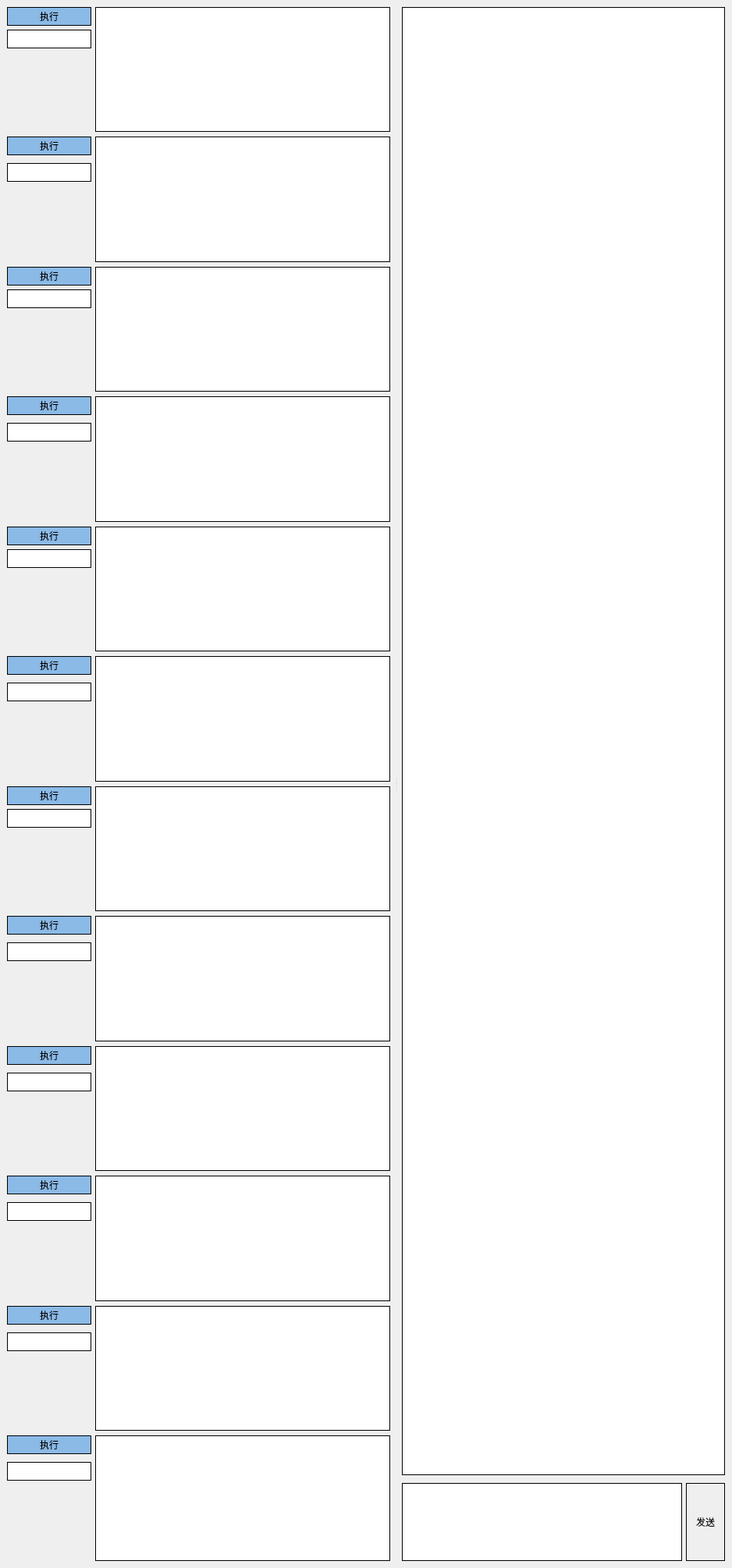
<?xml version="1.0" encoding="UTF-8"?>
<ui version="4.0">
 <class>MainWindow</class>
 <widget class="QMainWindow" name="MainWindow">
  <property name="geometry">
   <rect>
    <x>0</x>
    <y>0</y>
    <width>938</width>
    <height>2010</height>
   </rect>
  </property>
  <property name="sizePolicy">
   <sizepolicy hsizetype="Fixed" vsizetype="Fixed">
    <horstretch>0</horstretch>
    <verstretch>0</verstretch>
   </sizepolicy>
  </property>
  <property name="sizeIncrement">
   <size>
    <width>5</width>
    <height>0</height>
   </size>
  </property>
  <property name="windowTitle">
   <string/>
  </property>
  <widget class="QWidget" name="centralwidget">
   <layout class="QVBoxLayout" name="verticalLayout_10">
    <item>
     <widget class="QSplitter" name="splitter">
      <property name="orientation">
       <enum>Qt::Horizontal</enum>
      </property>
      <property name="handleWidth">
       <number>15</number>
      </property>
      <widget class="QWidget" name="v_layout" native="true">
       <property name="sizePolicy">
        <sizepolicy hsizetype="Preferred" vsizetype="Preferred">
         <horstretch>0</horstretch>
         <verstretch>0</verstretch>
        </sizepolicy>
       </property>
       <property name="maximumSize">
        <size>
         <width>500</width>
         <height>16777215</height>
        </size>
       </property>
       <layout class="QVBoxLayout" name="verticalLayout_28">
        <item>
         <widget class="QWidget" name="horizontalWidget" native="true">
          <layout class="QHBoxLayout" name="horizontalLayout">
           <property name="spacing">
            <number>5</number>
           </property>
           <property name="leftMargin">
            <number>0</number>
           </property>
           <property name="topMargin">
            <number>0</number>
           </property>
           <property name="rightMargin">
            <number>0</number>
           </property>
           <property name="bottomMargin">
            <number>0</number>
           </property>
           <item>
            <widget class="QWidget" name="verticalWidget" native="true">
             <property name="sizePolicy">
              <sizepolicy hsizetype="Fixed" vsizetype="Preferred">
               <horstretch>0</horstretch>
               <verstretch>0</verstretch>
              </sizepolicy>
             </property>
             <property name="minimumSize">
              <size>
               <width>50</width>
               <height>0</height>
              </size>
             </property>
             <layout class="QVBoxLayout" name="verticalLayout">
              <property name="spacing">
               <number>5</number>
              </property>
              <property name="leftMargin">
               <number>0</number>
              </property>
              <property name="topMargin">
               <number>0</number>
              </property>
              <property name="rightMargin">
               <number>0</number>
              </property>
              <property name="bottomMargin">
               <number>0</number>
              </property>
              <item>
               <widget class="QPushButton" name="pushButton">
                <property name="minimumSize">
                 <size>
                  <width>0</width>
                  <height>24</height>
                 </size>
                </property>
                <property name="styleSheet">
                 <string notr="true">border:1px solid black;
background-color: rgb(139, 186, 231);</string>
                </property>
                <property name="text">
                 <string>执行</string>
                </property>
               </widget>
              </item>
              <item>
               <widget class="QLineEdit" name="lineEdit">
                <property name="minimumSize">
                 <size>
                  <width>0</width>
                  <height>24</height>
                 </size>
                </property>
                <property name="styleSheet">
                 <string notr="true">border:1px solid black</string>
                </property>
                <property name="alignment">
                 <set>Qt::AlignCenter</set>
                </property>
               </widget>
              </item>
              <item>
               <spacer name="verticalSpacer">
                <property name="orientation">
                 <enum>Qt::Vertical</enum>
                </property>
                <property name="sizeHint" stdset="0">
                 <size>
                  <width>20</width>
                  <height>40</height>
                 </size>
                </property>
               </spacer>
              </item>
             </layout>
            </widget>
           </item>
           <item>
            <widget class="QPlainTextEdit" name="plainTextEdit">
             <property name="styleSheet">
              <string notr="true">border:1px solid black</string>
             </property>
            </widget>
           </item>
          </layout>
         </widget>
        </item>
        <item>
         <widget class="QWidget" name="horizontalWidget_2" native="true">
          <layout class="QHBoxLayout" name="horizontalLayout_2">
           <property name="spacing">
            <number>5</number>
           </property>
           <property name="leftMargin">
            <number>0</number>
           </property>
           <property name="topMargin">
            <number>0</number>
           </property>
           <property name="rightMargin">
            <number>0</number>
           </property>
           <property name="bottomMargin">
            <number>0</number>
           </property>
           <item>
            <widget class="QWidget" name="verticalWidget_2" native="true">
             <property name="sizePolicy">
              <sizepolicy hsizetype="Fixed" vsizetype="Preferred">
               <horstretch>0</horstretch>
               <verstretch>0</verstretch>
              </sizepolicy>
             </property>
             <property name="minimumSize">
              <size>
               <width>50</width>
               <height>0</height>
              </size>
             </property>
             <layout class="QVBoxLayout" name="verticalLayout_2">
              <property name="spacing">
               <number>10</number>
              </property>
              <property name="leftMargin">
               <number>0</number>
              </property>
              <property name="topMargin">
               <number>0</number>
              </property>
              <property name="rightMargin">
               <number>0</number>
              </property>
              <property name="bottomMargin">
               <number>0</number>
              </property>
              <item>
               <widget class="QPushButton" name="pushButton_2">
                <property name="minimumSize">
                 <size>
                  <width>0</width>
                  <height>24</height>
                 </size>
                </property>
                <property name="styleSheet">
                 <string notr="true">border:1px solid black;
background-color: rgb(139, 186, 231);</string>
                </property>
                <property name="text">
                 <string>执行</string>
                </property>
               </widget>
              </item>
              <item>
               <widget class="QLineEdit" name="lineEdit_2">
                <property name="minimumSize">
                 <size>
                  <width>0</width>
                  <height>24</height>
                 </size>
                </property>
                <property name="styleSheet">
                 <string notr="true">border:1px solid black</string>
                </property>
                <property name="alignment">
                 <set>Qt::AlignCenter</set>
                </property>
               </widget>
              </item>
              <item>
               <spacer name="verticalSpacer_2">
                <property name="orientation">
                 <enum>Qt::Vertical</enum>
                </property>
                <property name="sizeHint" stdset="0">
                 <size>
                  <width>20</width>
                  <height>40</height>
                 </size>
                </property>
               </spacer>
              </item>
             </layout>
            </widget>
           </item>
           <item>
            <widget class="QPlainTextEdit" name="plainTextEdit_2">
             <property name="styleSheet">
              <string notr="true">border:1px solid black</string>
             </property>
            </widget>
           </item>
          </layout>
         </widget>
        </item>
        <item>
         <widget class="QWidget" name="horizontalWidget_19" native="true">
          <layout class="QHBoxLayout" name="horizontalLayout_23">
           <property name="spacing">
            <number>5</number>
           </property>
           <property name="leftMargin">
            <number>0</number>
           </property>
           <property name="topMargin">
            <number>0</number>
           </property>
           <property name="rightMargin">
            <number>0</number>
           </property>
           <property name="bottomMargin">
            <number>0</number>
           </property>
           <item>
            <widget class="QWidget" name="verticalWidget_21" native="true">
             <property name="sizePolicy">
              <sizepolicy hsizetype="Fixed" vsizetype="Preferred">
               <horstretch>0</horstretch>
               <verstretch>0</verstretch>
              </sizepolicy>
             </property>
             <property name="minimumSize">
              <size>
               <width>50</width>
               <height>0</height>
              </size>
             </property>
             <layout class="QVBoxLayout" name="verticalLayout_24">
              <property name="spacing">
               <number>5</number>
              </property>
              <property name="leftMargin">
               <number>0</number>
              </property>
              <property name="topMargin">
               <number>0</number>
              </property>
              <property name="rightMargin">
               <number>0</number>
              </property>
              <property name="bottomMargin">
               <number>0</number>
              </property>
              <item>
               <widget class="QPushButton" name="pushButton_23">
                <property name="minimumSize">
                 <size>
                  <width>0</width>
                  <height>24</height>
                 </size>
                </property>
                <property name="styleSheet">
                 <string notr="true">border:1px solid black;
background-color: rgb(139, 186, 231);</string>
                </property>
                <property name="text">
                 <string>执行</string>
                </property>
               </widget>
              </item>
              <item>
               <widget class="QLineEdit" name="lineEdit_21">
                <property name="minimumSize">
                 <size>
                  <width>0</width>
                  <height>24</height>
                 </size>
                </property>
                <property name="styleSheet">
                 <string notr="true">border:1px solid black</string>
                </property>
                <property name="alignment">
                 <set>Qt::AlignCenter</set>
                </property>
               </widget>
              </item>
              <item>
               <spacer name="verticalSpacer_21">
                <property name="orientation">
                 <enum>Qt::Vertical</enum>
                </property>
                <property name="sizeHint" stdset="0">
                 <size>
                  <width>20</width>
                  <height>40</height>
                 </size>
                </property>
               </spacer>
              </item>
             </layout>
            </widget>
           </item>
           <item>
            <widget class="QPlainTextEdit" name="plainTextEdit_21">
             <property name="styleSheet">
              <string notr="true">border:1px solid black</string>
             </property>
            </widget>
           </item>
          </layout>
         </widget>
        </item>
        <item>
         <widget class="QWidget" name="horizontalWidget_16" native="true">
          <layout class="QHBoxLayout" name="horizontalLayout_19">
           <property name="spacing">
            <number>5</number>
           </property>
           <property name="leftMargin">
            <number>0</number>
           </property>
           <property name="topMargin">
            <number>0</number>
           </property>
           <property name="rightMargin">
            <number>0</number>
           </property>
           <property name="bottomMargin">
            <number>0</number>
           </property>
           <item>
            <widget class="QWidget" name="verticalWidget_17" native="true">
             <property name="sizePolicy">
              <sizepolicy hsizetype="Fixed" vsizetype="Preferred">
               <horstretch>0</horstretch>
               <verstretch>0</verstretch>
              </sizepolicy>
             </property>
             <property name="minimumSize">
              <size>
               <width>50</width>
               <height>0</height>
              </size>
             </property>
             <layout class="QVBoxLayout" name="verticalLayout_20">
              <property name="spacing">
               <number>10</number>
              </property>
              <property name="leftMargin">
               <number>0</number>
              </property>
              <property name="topMargin">
               <number>0</number>
              </property>
              <property name="rightMargin">
               <number>0</number>
              </property>
              <property name="bottomMargin">
               <number>0</number>
              </property>
              <item>
               <widget class="QPushButton" name="pushButton_19">
                <property name="minimumSize">
                 <size>
                  <width>0</width>
                  <height>24</height>
                 </size>
                </property>
                <property name="styleSheet">
                 <string notr="true">border:1px solid black;
background-color: rgb(139, 186, 231);</string>
                </property>
                <property name="text">
                 <string>执行</string>
                </property>
               </widget>
              </item>
              <item>
               <widget class="QLineEdit" name="lineEdit_17">
                <property name="minimumSize">
                 <size>
                  <width>0</width>
                  <height>24</height>
                 </size>
                </property>
                <property name="styleSheet">
                 <string notr="true">border:1px solid black</string>
                </property>
                <property name="alignment">
                 <set>Qt::AlignCenter</set>
                </property>
               </widget>
              </item>
              <item>
               <spacer name="verticalSpacer_17">
                <property name="orientation">
                 <enum>Qt::Vertical</enum>
                </property>
                <property name="sizeHint" stdset="0">
                 <size>
                  <width>20</width>
                  <height>40</height>
                 </size>
                </property>
               </spacer>
              </item>
             </layout>
            </widget>
           </item>
           <item>
            <widget class="QPlainTextEdit" name="plainTextEdit_17">
             <property name="styleSheet">
              <string notr="true">border:1px solid black</string>
             </property>
            </widget>
           </item>
          </layout>
         </widget>
        </item>
        <item>
         <widget class="QWidget" name="horizontalWidget_20" native="true">
          <layout class="QHBoxLayout" name="horizontalLayout_24">
           <property name="spacing">
            <number>5</number>
           </property>
           <property name="leftMargin">
            <number>0</number>
           </property>
           <property name="topMargin">
            <number>0</number>
           </property>
           <property name="rightMargin">
            <number>0</number>
           </property>
           <property name="bottomMargin">
            <number>0</number>
           </property>
           <item>
            <widget class="QWidget" name="verticalWidget_22" native="true">
             <property name="sizePolicy">
              <sizepolicy hsizetype="Fixed" vsizetype="Preferred">
               <horstretch>0</horstretch>
               <verstretch>0</verstretch>
              </sizepolicy>
             </property>
             <property name="minimumSize">
              <size>
               <width>50</width>
               <height>0</height>
              </size>
             </property>
             <layout class="QVBoxLayout" name="verticalLayout_25">
              <property name="spacing">
               <number>5</number>
              </property>
              <property name="leftMargin">
               <number>0</number>
              </property>
              <property name="topMargin">
               <number>0</number>
              </property>
              <property name="rightMargin">
               <number>0</number>
              </property>
              <property name="bottomMargin">
               <number>0</number>
              </property>
              <item>
               <widget class="QPushButton" name="pushButton_24">
                <property name="minimumSize">
                 <size>
                  <width>0</width>
                  <height>24</height>
                 </size>
                </property>
                <property name="styleSheet">
                 <string notr="true">border:1px solid black;
background-color: rgb(139, 186, 231);</string>
                </property>
                <property name="text">
                 <string>执行</string>
                </property>
               </widget>
              </item>
              <item>
               <widget class="QLineEdit" name="lineEdit_22">
                <property name="minimumSize">
                 <size>
                  <width>0</width>
                  <height>24</height>
                 </size>
                </property>
                <property name="styleSheet">
                 <string notr="true">border:1px solid black</string>
                </property>
                <property name="alignment">
                 <set>Qt::AlignCenter</set>
                </property>
               </widget>
              </item>
              <item>
               <spacer name="verticalSpacer_22">
                <property name="orientation">
                 <enum>Qt::Vertical</enum>
                </property>
                <property name="sizeHint" stdset="0">
                 <size>
                  <width>20</width>
                  <height>40</height>
                 </size>
                </property>
               </spacer>
              </item>
             </layout>
            </widget>
           </item>
           <item>
            <widget class="QPlainTextEdit" name="plainTextEdit_22">
             <property name="styleSheet">
              <string notr="true">border:1px solid black</string>
             </property>
            </widget>
           </item>
          </layout>
         </widget>
        </item>
        <item>
         <widget class="QWidget" name="horizontalWidget_3" native="true">
          <layout class="QHBoxLayout" name="horizontalLayout_3">
           <property name="spacing">
            <number>5</number>
           </property>
           <property name="leftMargin">
            <number>0</number>
           </property>
           <property name="topMargin">
            <number>0</number>
           </property>
           <property name="rightMargin">
            <number>0</number>
           </property>
           <property name="bottomMargin">
            <number>0</number>
           </property>
           <item>
            <widget class="QWidget" name="verticalWidget_3" native="true">
             <property name="sizePolicy">
              <sizepolicy hsizetype="Fixed" vsizetype="Preferred">
               <horstretch>0</horstretch>
               <verstretch>0</verstretch>
              </sizepolicy>
             </property>
             <property name="minimumSize">
              <size>
               <width>50</width>
               <height>0</height>
              </size>
             </property>
             <layout class="QVBoxLayout" name="verticalLayout_3">
              <property name="spacing">
               <number>10</number>
              </property>
              <property name="leftMargin">
               <number>0</number>
              </property>
              <property name="topMargin">
               <number>0</number>
              </property>
              <property name="rightMargin">
               <number>0</number>
              </property>
              <property name="bottomMargin">
               <number>0</number>
              </property>
              <item>
               <widget class="QPushButton" name="pushButton_3">
                <property name="minimumSize">
                 <size>
                  <width>0</width>
                  <height>24</height>
                 </size>
                </property>
                <property name="styleSheet">
                 <string notr="true">border:1px solid black;
background-color: rgb(139, 186, 231);</string>
                </property>
                <property name="text">
                 <string>执行</string>
                </property>
               </widget>
              </item>
              <item>
               <widget class="QLineEdit" name="lineEdit_3">
                <property name="minimumSize">
                 <size>
                  <width>0</width>
                  <height>24</height>
                 </size>
                </property>
                <property name="styleSheet">
                 <string notr="true">border:1px solid black</string>
                </property>
                <property name="alignment">
                 <set>Qt::AlignCenter</set>
                </property>
               </widget>
              </item>
              <item>
               <spacer name="verticalSpacer_3">
                <property name="orientation">
                 <enum>Qt::Vertical</enum>
                </property>
                <property name="sizeHint" stdset="0">
                 <size>
                  <width>20</width>
                  <height>40</height>
                 </size>
                </property>
               </spacer>
              </item>
             </layout>
            </widget>
           </item>
           <item>
            <widget class="QPlainTextEdit" name="plainTextEdit_3">
             <property name="styleSheet">
              <string notr="true">border:1px solid black</string>
             </property>
            </widget>
           </item>
          </layout>
         </widget>
        </item>
        <item>
         <widget class="QWidget" name="horizontalWidget_21" native="true">
          <layout class="QHBoxLayout" name="horizontalLayout_26">
           <property name="spacing">
            <number>5</number>
           </property>
           <property name="leftMargin">
            <number>0</number>
           </property>
           <property name="topMargin">
            <number>0</number>
           </property>
           <property name="rightMargin">
            <number>0</number>
           </property>
           <property name="bottomMargin">
            <number>0</number>
           </property>
           <item>
            <widget class="QWidget" name="verticalWidget_24" native="true">
             <property name="sizePolicy">
              <sizepolicy hsizetype="Fixed" vsizetype="Preferred">
               <horstretch>0</horstretch>
               <verstretch>0</verstretch>
              </sizepolicy>
             </property>
             <property name="minimumSize">
              <size>
               <width>50</width>
               <height>0</height>
              </size>
             </property>
             <layout class="QVBoxLayout" name="verticalLayout_27">
              <property name="spacing">
               <number>5</number>
              </property>
              <property name="leftMargin">
               <number>0</number>
              </property>
              <property name="topMargin">
               <number>0</number>
              </property>
              <property name="rightMargin">
               <number>0</number>
              </property>
              <property name="bottomMargin">
               <number>0</number>
              </property>
              <item>
               <widget class="QPushButton" name="pushButton_26">
                <property name="minimumSize">
                 <size>
                  <width>0</width>
                  <height>24</height>
                 </size>
                </property>
                <property name="styleSheet">
                 <string notr="true">border:1px solid black;
background-color: rgb(139, 186, 231);</string>
                </property>
                <property name="text">
                 <string>执行</string>
                </property>
               </widget>
              </item>
              <item>
               <widget class="QLineEdit" name="lineEdit_24">
                <property name="minimumSize">
                 <size>
                  <width>0</width>
                  <height>24</height>
                 </size>
                </property>
                <property name="styleSheet">
                 <string notr="true">border:1px solid black</string>
                </property>
                <property name="alignment">
                 <set>Qt::AlignCenter</set>
                </property>
               </widget>
              </item>
              <item>
               <spacer name="verticalSpacer_24">
                <property name="orientation">
                 <enum>Qt::Vertical</enum>
                </property>
                <property name="sizeHint" stdset="0">
                 <size>
                  <width>20</width>
                  <height>40</height>
                 </size>
                </property>
               </spacer>
              </item>
             </layout>
            </widget>
           </item>
           <item>
            <widget class="QPlainTextEdit" name="plainTextEdit_24">
             <property name="styleSheet">
              <string notr="true">border:1px solid black</string>
             </property>
            </widget>
           </item>
          </layout>
         </widget>
        </item>
        <item>
         <widget class="QWidget" name="horizontalWidget_15" native="true">
          <layout class="QHBoxLayout" name="horizontalLayout_18">
           <property name="spacing">
            <number>5</number>
           </property>
           <property name="leftMargin">
            <number>0</number>
           </property>
           <property name="topMargin">
            <number>0</number>
           </property>
           <property name="rightMargin">
            <number>0</number>
           </property>
           <property name="bottomMargin">
            <number>0</number>
           </property>
           <item>
            <widget class="QWidget" name="verticalWidget_16" native="true">
             <property name="sizePolicy">
              <sizepolicy hsizetype="Fixed" vsizetype="Preferred">
               <horstretch>0</horstretch>
               <verstretch>0</verstretch>
              </sizepolicy>
             </property>
             <property name="minimumSize">
              <size>
               <width>50</width>
               <height>0</height>
              </size>
             </property>
             <layout class="QVBoxLayout" name="verticalLayout_19">
              <property name="spacing">
               <number>10</number>
              </property>
              <property name="leftMargin">
               <number>0</number>
              </property>
              <property name="topMargin">
               <number>0</number>
              </property>
              <property name="rightMargin">
               <number>0</number>
              </property>
              <property name="bottomMargin">
               <number>0</number>
              </property>
              <item>
               <widget class="QPushButton" name="pushButton_18">
                <property name="minimumSize">
                 <size>
                  <width>0</width>
                  <height>24</height>
                 </size>
                </property>
                <property name="styleSheet">
                 <string notr="true">border:1px solid black;
background-color: rgb(139, 186, 231);</string>
                </property>
                <property name="text">
                 <string>执行</string>
                </property>
               </widget>
              </item>
              <item>
               <widget class="QLineEdit" name="lineEdit_16">
                <property name="minimumSize">
                 <size>
                  <width>0</width>
                  <height>24</height>
                 </size>
                </property>
                <property name="styleSheet">
                 <string notr="true">border:1px solid black</string>
                </property>
                <property name="alignment">
                 <set>Qt::AlignCenter</set>
                </property>
               </widget>
              </item>
              <item>
               <spacer name="verticalSpacer_16">
                <property name="orientation">
                 <enum>Qt::Vertical</enum>
                </property>
                <property name="sizeHint" stdset="0">
                 <size>
                  <width>20</width>
                  <height>40</height>
                 </size>
                </property>
               </spacer>
              </item>
             </layout>
            </widget>
           </item>
           <item>
            <widget class="QPlainTextEdit" name="plainTextEdit_16">
             <property name="styleSheet">
              <string notr="true">border:1px solid black</string>
             </property>
            </widget>
           </item>
          </layout>
         </widget>
        </item>
        <item>
         <widget class="QWidget" name="horizontalWidget_5" native="true">
          <layout class="QHBoxLayout" name="horizontalLayout_5">
           <property name="spacing">
            <number>5</number>
           </property>
           <property name="leftMargin">
            <number>0</number>
           </property>
           <property name="topMargin">
            <number>0</number>
           </property>
           <property name="rightMargin">
            <number>0</number>
           </property>
           <property name="bottomMargin">
            <number>0</number>
           </property>
           <item>
            <widget class="QWidget" name="verticalWidget_5" native="true">
             <property name="sizePolicy">
              <sizepolicy hsizetype="Fixed" vsizetype="Preferred">
               <horstretch>0</horstretch>
               <verstretch>0</verstretch>
              </sizepolicy>
             </property>
             <property name="minimumSize">
              <size>
               <width>50</width>
               <height>0</height>
              </size>
             </property>
             <layout class="QVBoxLayout" name="verticalLayout_6">
              <property name="spacing">
               <number>10</number>
              </property>
              <property name="leftMargin">
               <number>0</number>
              </property>
              <property name="topMargin">
               <number>0</number>
              </property>
              <property name="rightMargin">
               <number>0</number>
              </property>
              <property name="bottomMargin">
               <number>0</number>
              </property>
              <item>
               <widget class="QPushButton" name="pushButton_5">
                <property name="minimumSize">
                 <size>
                  <width>0</width>
                  <height>24</height>
                 </size>
                </property>
                <property name="styleSheet">
                 <string notr="true">border:1px solid black;
background-color: rgb(139, 186, 231);</string>
                </property>
                <property name="text">
                 <string>执行</string>
                </property>
               </widget>
              </item>
              <item>
               <widget class="QLineEdit" name="lineEdit_5">
                <property name="minimumSize">
                 <size>
                  <width>0</width>
                  <height>24</height>
                 </size>
                </property>
                <property name="styleSheet">
                 <string notr="true">border:1px solid black</string>
                </property>
                <property name="alignment">
                 <set>Qt::AlignCenter</set>
                </property>
               </widget>
              </item>
              <item>
               <spacer name="verticalSpacer_5">
                <property name="orientation">
                 <enum>Qt::Vertical</enum>
                </property>
                <property name="sizeHint" stdset="0">
                 <size>
                  <width>20</width>
                  <height>40</height>
                 </size>
                </property>
               </spacer>
              </item>
             </layout>
            </widget>
           </item>
           <item>
            <widget class="QPlainTextEdit" name="plainTextEdit_5">
             <property name="styleSheet">
              <string notr="true">border:1px solid black</string>
             </property>
            </widget>
           </item>
          </layout>
         </widget>
        </item>
        <item>
         <widget class="QWidget" name="horizontalWidget_6" native="true">
          <layout class="QHBoxLayout" name="horizontalLayout_6">
           <property name="spacing">
            <number>5</number>
           </property>
           <property name="leftMargin">
            <number>0</number>
           </property>
           <property name="topMargin">
            <number>0</number>
           </property>
           <property name="rightMargin">
            <number>0</number>
           </property>
           <property name="bottomMargin">
            <number>0</number>
           </property>
           <item>
            <widget class="QWidget" name="verticalWidget_6" native="true">
             <property name="sizePolicy">
              <sizepolicy hsizetype="Fixed" vsizetype="Preferred">
               <horstretch>0</horstretch>
               <verstretch>0</verstretch>
              </sizepolicy>
             </property>
             <property name="minimumSize">
              <size>
               <width>50</width>
               <height>0</height>
              </size>
             </property>
             <layout class="QVBoxLayout" name="verticalLayout_7">
              <property name="spacing">
               <number>10</number>
              </property>
              <property name="leftMargin">
               <number>0</number>
              </property>
              <property name="topMargin">
               <number>0</number>
              </property>
              <property name="rightMargin">
               <number>0</number>
              </property>
              <property name="bottomMargin">
               <number>0</number>
              </property>
              <item>
               <widget class="QPushButton" name="pushButton_6">
                <property name="minimumSize">
                 <size>
                  <width>0</width>
                  <height>24</height>
                 </size>
                </property>
                <property name="styleSheet">
                 <string notr="true">border:1px solid black;
background-color: rgb(139, 186, 231);</string>
                </property>
                <property name="text">
                 <string>执行</string>
                </property>
               </widget>
              </item>
              <item>
               <widget class="QLineEdit" name="lineEdit_6">
                <property name="minimumSize">
                 <size>
                  <width>0</width>
                  <height>24</height>
                 </size>
                </property>
                <property name="styleSheet">
                 <string notr="true">border:1px solid black</string>
                </property>
                <property name="alignment">
                 <set>Qt::AlignCenter</set>
                </property>
               </widget>
              </item>
              <item>
               <spacer name="verticalSpacer_6">
                <property name="orientation">
                 <enum>Qt::Vertical</enum>
                </property>
                <property name="sizeHint" stdset="0">
                 <size>
                  <width>20</width>
                  <height>40</height>
                 </size>
                </property>
               </spacer>
              </item>
             </layout>
            </widget>
           </item>
           <item>
            <widget class="QPlainTextEdit" name="plainTextEdit_6">
             <property name="styleSheet">
              <string notr="true">border:1px solid black</string>
             </property>
            </widget>
           </item>
          </layout>
         </widget>
        </item>
        <item>
         <widget class="QWidget" name="horizontalWidget_7" native="true">
          <layout class="QHBoxLayout" name="horizontalLayout_8">
           <property name="spacing">
            <number>5</number>
           </property>
           <property name="leftMargin">
            <number>0</number>
           </property>
           <property name="topMargin">
            <number>0</number>
           </property>
           <property name="rightMargin">
            <number>0</number>
           </property>
           <property name="bottomMargin">
            <number>0</number>
           </property>
           <item>
            <widget class="QWidget" name="verticalWidget_7" native="true">
             <property name="sizePolicy">
              <sizepolicy hsizetype="Fixed" vsizetype="Preferred">
               <horstretch>0</horstretch>
               <verstretch>0</verstretch>
              </sizepolicy>
             </property>
             <property name="minimumSize">
              <size>
               <width>50</width>
               <height>0</height>
              </size>
             </property>
             <layout class="QVBoxLayout" name="verticalLayout_8">
              <property name="spacing">
               <number>10</number>
              </property>
              <property name="leftMargin">
               <number>0</number>
              </property>
              <property name="topMargin">
               <number>0</number>
              </property>
              <property name="rightMargin">
               <number>0</number>
              </property>
              <property name="bottomMargin">
               <number>0</number>
              </property>
              <item>
               <widget class="QPushButton" name="pushButton_8">
                <property name="minimumSize">
                 <size>
                  <width>0</width>
                  <height>24</height>
                 </size>
                </property>
                <property name="styleSheet">
                 <string notr="true">border:1px solid black;
background-color: rgb(139, 186, 231);</string>
                </property>
                <property name="text">
                 <string>执行</string>
                </property>
               </widget>
              </item>
              <item>
               <widget class="QLineEdit" name="lineEdit_7">
                <property name="minimumSize">
                 <size>
                  <width>0</width>
                  <height>24</height>
                 </size>
                </property>
                <property name="styleSheet">
                 <string notr="true">border:1px solid black</string>
                </property>
                <property name="alignment">
                 <set>Qt::AlignCenter</set>
                </property>
               </widget>
              </item>
              <item>
               <spacer name="verticalSpacer_7">
                <property name="orientation">
                 <enum>Qt::Vertical</enum>
                </property>
                <property name="sizeHint" stdset="0">
                 <size>
                  <width>20</width>
                  <height>40</height>
                 </size>
                </property>
               </spacer>
              </item>
             </layout>
            </widget>
           </item>
           <item>
            <widget class="QPlainTextEdit" name="plainTextEdit_7">
             <property name="styleSheet">
              <string notr="true">border:1px solid black</string>
             </property>
            </widget>
           </item>
          </layout>
         </widget>
        </item>
        <item>
         <widget class="QWidget" name="horizontalWidget_4" native="true">
          <layout class="QHBoxLayout" name="horizontalLayout_4">
           <property name="spacing">
            <number>5</number>
           </property>
           <property name="leftMargin">
            <number>0</number>
           </property>
           <property name="topMargin">
            <number>0</number>
           </property>
           <property name="rightMargin">
            <number>0</number>
           </property>
           <property name="bottomMargin">
            <number>0</number>
           </property>
           <item>
            <widget class="QWidget" name="verticalWidget_4" native="true">
             <property name="sizePolicy">
              <sizepolicy hsizetype="Fixed" vsizetype="Preferred">
               <horstretch>0</horstretch>
               <verstretch>0</verstretch>
              </sizepolicy>
             </property>
             <property name="minimumSize">
              <size>
               <width>50</width>
               <height>0</height>
              </size>
             </property>
             <layout class="QVBoxLayout" name="verticalLayout_4">
              <property name="spacing">
               <number>10</number>
              </property>
              <property name="leftMargin">
               <number>0</number>
              </property>
              <property name="topMargin">
               <number>0</number>
              </property>
              <property name="rightMargin">
               <number>0</number>
              </property>
              <property name="bottomMargin">
               <number>0</number>
              </property>
              <item>
               <widget class="QPushButton" name="pushButton_4">
                <property name="minimumSize">
                 <size>
                  <width>0</width>
                  <height>24</height>
                 </size>
                </property>
                <property name="styleSheet">
                 <string notr="true">border:1px solid black;
background-color: rgb(139, 186, 231);</string>
                </property>
                <property name="text">
                 <string>执行</string>
                </property>
               </widget>
              </item>
              <item>
               <widget class="QLineEdit" name="lineEdit_4">
                <property name="minimumSize">
                 <size>
                  <width>0</width>
                  <height>24</height>
                 </size>
                </property>
                <property name="styleSheet">
                 <string notr="true">border:1px solid black</string>
                </property>
                <property name="alignment">
                 <set>Qt::AlignCenter</set>
                </property>
               </widget>
              </item>
              <item>
               <spacer name="verticalSpacer_4">
                <property name="orientation">
                 <enum>Qt::Vertical</enum>
                </property>
                <property name="sizeHint" stdset="0">
                 <size>
                  <width>20</width>
                  <height>40</height>
                 </size>
                </property>
               </spacer>
              </item>
             </layout>
            </widget>
           </item>
           <item>
            <widget class="QPlainTextEdit" name="plainTextEdit_4">
             <property name="styleSheet">
              <string notr="true">border:1px solid black</string>
             </property>
            </widget>
           </item>
          </layout>
         </widget>
        </item>
       </layout>
      </widget>
      <widget class="QWidget" name="cmd_layout" native="true">
       <layout class="QVBoxLayout" name="verticalLayout_9">
        <property name="spacing">
         <number>10</number>
        </property>
        <property name="leftMargin">
         <number>0</number>
        </property>
        <property name="topMargin">
         <number>0</number>
        </property>
        <property name="rightMargin">
         <number>0</number>
        </property>
        <property name="bottomMargin">
         <number>0</number>
        </property>
        <item>
         <widget class="QTextEdit" name="console">
          <property name="styleSheet">
           <string notr="true">border:1px solid black</string>
          </property>
         </widget>
        </item>
        <item>
         <widget class="QWidget" name="cmd_input_layout" native="true">
          <property name="sizePolicy">
           <sizepolicy hsizetype="Preferred" vsizetype="Fixed">
            <horstretch>0</horstretch>
            <verstretch>0</verstretch>
           </sizepolicy>
          </property>
          <property name="maximumSize">
           <size>
            <width>16777215</width>
            <height>100</height>
           </size>
          </property>
          <layout class="QHBoxLayout" name="horizontalLayout_7">
           <property name="spacing">
            <number>5</number>
           </property>
           <property name="leftMargin">
            <number>0</number>
           </property>
           <property name="topMargin">
            <number>0</number>
           </property>
           <property name="rightMargin">
            <number>0</number>
           </property>
           <property name="bottomMargin">
            <number>0</number>
           </property>
           <item>
            <widget class="QPlainTextEdit" name="command_text">
             <property name="styleSheet">
              <string notr="true">border:1px solid black</string>
             </property>
            </widget>
           </item>
           <item>
            <widget class="QPushButton" name="pushButton_7">
             <property name="sizePolicy">
              <sizepolicy hsizetype="Fixed" vsizetype="Preferred">
               <horstretch>0</horstretch>
               <verstretch>0</verstretch>
              </sizepolicy>
             </property>
             <property name="minimumSize">
              <size>
               <width>50</width>
               <height>24</height>
              </size>
             </property>
             <property name="styleSheet">
              <string notr="true">border:1px solid black</string>
             </property>
             <property name="text">
              <string>发送</string>
             </property>
            </widget>
           </item>
          </layout>
         </widget>
        </item>
       </layout>
      </widget>
     </widget>
    </item>
   </layout>
  </widget>
 </widget>
 <resources/>
 <connections/>
</ui>
